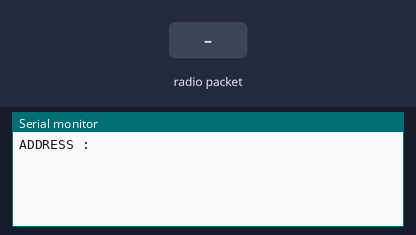
Simulated run of this sketch. Board: Arduino Uno, built for the host (arithmetic inside an expression is 32-bit, double 64-bit). On the bench: the last lines printed to the serial monitor. The test bench sets the inputs (shaded band). No radio packets arrive unless stated.

Above: at 1.2 s.
1.3 s: radio packet "1" arrives
At 2.5 s:
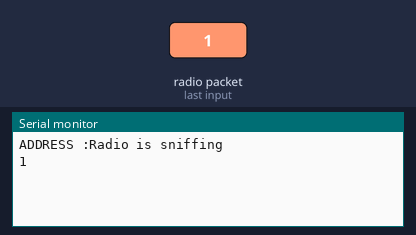
2.8 s: radio packet "0" arrives
At 3.8 s:
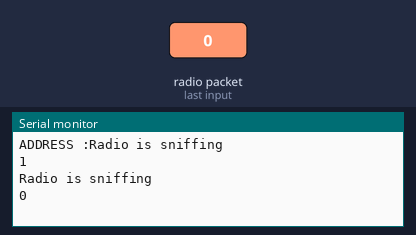
4.3 s: radio packet "2" arrives
At 4.9 s:
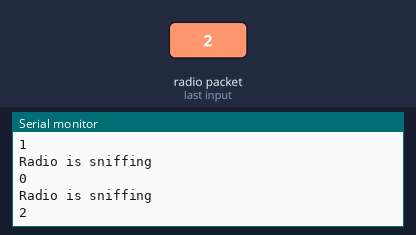

Measured:
- after the input at 1.3 s, the serial monitor: prints a new line at once (image 1)
- after the input at 2.8 s, the serial monitor: prints a new line at once (image 2)
- after the input at 4.3 s, the serial monitor: prints a new line at once (image 3)

The sketch:

Interface_do_Modulo_Transceptor_NRF24L01_com_STM32__Rx.ino
```cpp
#include <SPI.h>
#include <nRF24L01.h>
#include <RF24.h>

RF24 radio(PB0, PA4); // CE, CSN no Blue Pill
const uint64_t address = 0xF0F0F0F0E1LL;
boolean button_state = 0;

void setup()
{
   Serial.begin(9600);
   radio.begin();
   Serial.print("ADDRESS :");
   radio.openReadingPipe(0, address);  //Definir o endereço no qual receberemos os dados
    //Você pode definir isso como mínimo ou máximo, dependendo da distância entre o transmissor e o receptor.
   radio.setPALevel(RF24_PA_MIN);
   radio.startListening();              //Isso define o módulo como receptor
}

void loop()
{
   if (radio.available())                          //Procurando os dados.
   {
     Serial.println("Radio is sniffing");
     char text[32] = "";                           //Salvando os dados de entrada
     radio.read(&text, sizeof(text));    //Lendo os dados
     Serial.println(text);
   }
}
```
